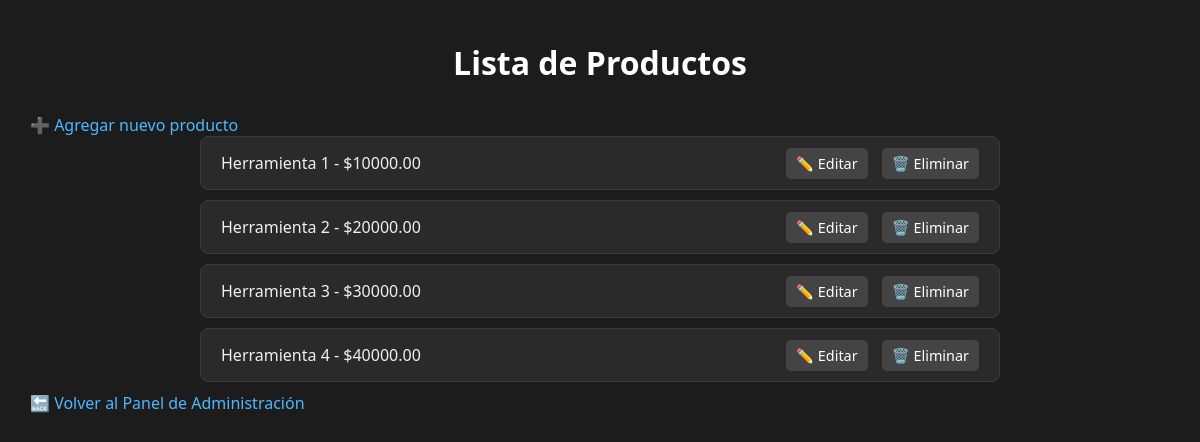
/api/catalogo/lista_productos, run on an earlier commit of the app's database.
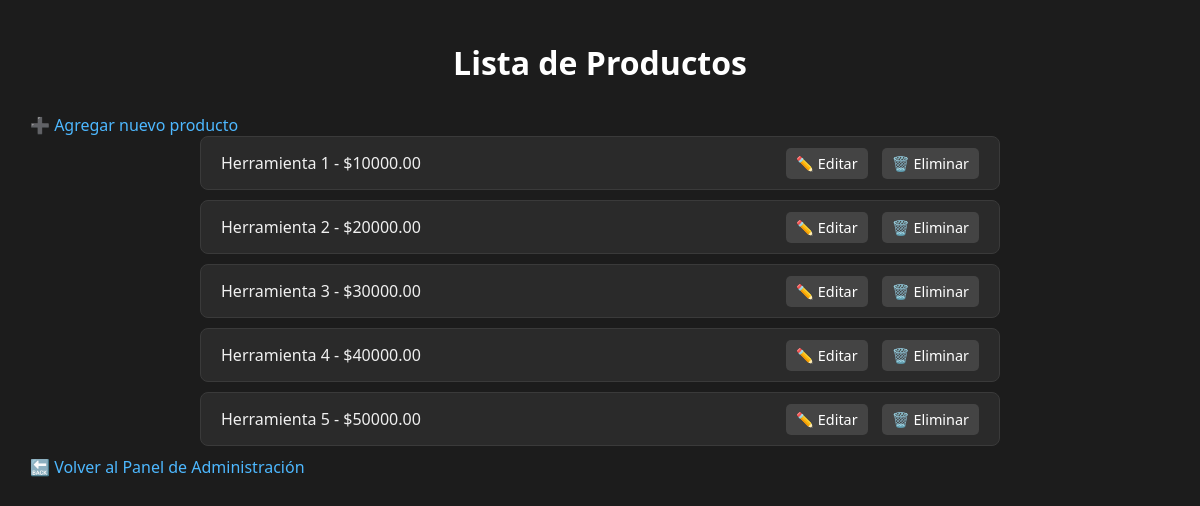
And on a later commit of the database.
### api_catalogo/models.py (models this page shows, shortened)
class Producto(models.Model):
    nombre = models.CharField(max_length=100)
    descripcion = models.TextField()
    precio = models.DecimalField(max_digits=10, decimal_places=2)
    stock = models.PositiveIntegerField()
    imagen = models.ImageField(upload_to='productos/', null=True, blank=True)

### api_catalogo/views.py (the view)
# urls.py: path('lista_productos', views.lista_productos, name='lista_productos'),
def lista_productos(request):
    productos = Producto.objects.all()
    return render(request, 'api_catalogo/lista.html', {'productos': productos})

### api_catalogo/templates/api_catalogo/lista.html (shortened to what this page needs)
{% load static %}
<!DOCTYPE html>
<html lang="es">
<head>
    <link rel="stylesheet" href="{% static 'api_catalogo/css/lista.css' %}">
</head>
<body>
    <h1>Lista de Productos</h1>
    <a href="{% url 'crear_producto' %}">➕ Agregar nuevo producto</a>
    <ul>
      {% for producto in productos %}
        <li>
          <span>{{ producto.nombre }} - ${{ producto.precio }}</span>
          <div>
            <a href="{% url 'editar_producto' producto.id %}">✏️ Editar</a>
            <a href="{% url 'eliminar_producto' producto.id %}">🗑️ Eliminar</a>
          </div>
        </li>
      {% empty %}
        <li><span>No hay productos disponibles.</span></li>
      {% endfor %}
    </ul>
    <a href="{% url 'admin_site' %}" class="back-button">🔙 Volver al Panel de Administración</a>
</body>
</html>

What changed in the data, as far as the page shows it:
added Producto: nombre "Herramienta 5", precio "50000.00"
